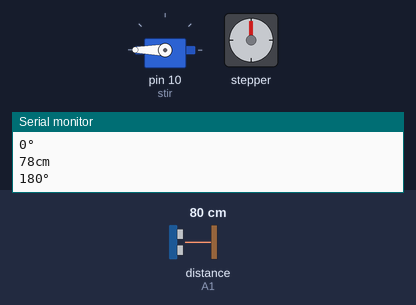
Bench run of a sketch on a simulated Arduino Uno, built with avr-gcc and run on an emulated ATmega328P. Parts: servo, stepper motor, the last lines printed to the serial monitor. Wiring (inferred from the names in the program): ultrasonic range finder: trigger A2; echo A1. The test bench sets the inputs (shaded band); at power-on: distance to the obstacle (sensor on A1) 80 cm. The echo pulse lasts 58.3 µs per cm; stepper angles assume 2048 steps per turn.

Above: at 4.4 s.
4.5 s: distance to the obstacle (sensor on A1) set to 7 cm
9.1 s: distance to the obstacle (sensor on A1) set to 4 cm
At 11.28 s:
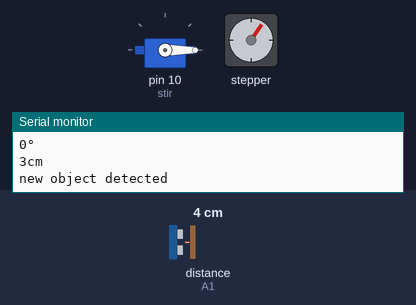
At 28.6 s:
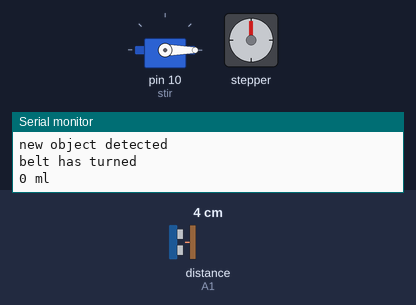
Timing chart, 0 to 65.5 s (numbered marks = the images above; inputs shaded):
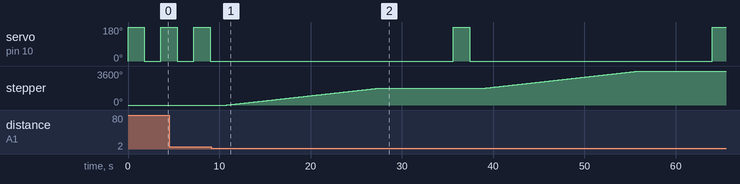

Measured:
- the behaviour switches between 6 and 5 cm on distance to the obstacle (sensor on A1) (found by bisection; images 0 and 1)
- after the input at 9.1 s, stepper: turns 1800° clockwise in 16.8 s, then 1800° clockwise in 16.8 s

The sketch:

limonene.ino
```cpp
#include <Servo.h>
#include <Stepper.h> //import stepper motor library

const int forward = 12;
const int backward = 11;

const int trig = A2;
const int echo = A1;

int duration;
int distance;

Servo stir;

const int stepsPerRevolution = 2048;
Stepper belt (stepsPerRevolution, 8, 7, 6, 5);

void setup() {
  belt.setSpeed(18);
  stir.attach (10);
  Serial.begin (115200);
  Serial.println("In the setup. Starting now...");
  stir.write(0);
  pinMode(trig, OUTPUT);
  pinMode( echo, INPUT);
}

void loop() {
    digitalWrite (trig, HIGH);
    delayMicroseconds (10);
    digitalWrite (trig, LOW);
    duration = pulseIn (echo, HIGH);
    distance = (duration * 0.034) / 2;
    Serial.print (distance);
    Serial.println ("cm");

  if (distance < 5) {

   Serial.println ("new object detected");
   belt.step(stepsPerRevolution * 5);
   Serial.println ("belt has turned");
   digitalWrite (backward, HIGH);
   Serial.println ("0 ml");
   delay (8000);
   digitalWrite (backward, LOW);
   Serial.println ("6.68 ml");
   }

  stir.write (180);
  Serial.println("180°");
  delay (1800);
  stir.write (0);
  Serial.println("0°");
  delay(1800);
}
```
